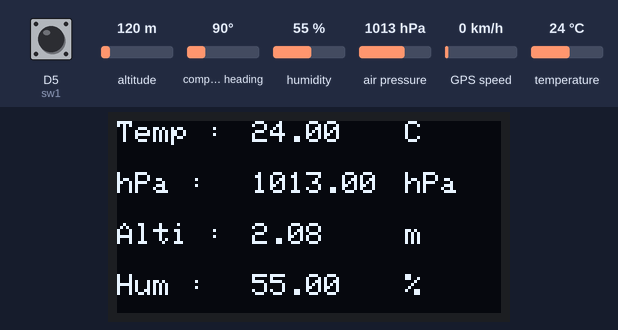
Simulated run of this sketch. Board: ESP8266 (NodeMCU). Shown: 128×64 one-colour display. The test bench sets the inputs (shaded band); at power-on: humidity 55 %, air pressure 1013 hPa, temperature 24 °C, D5 (sw1) HIGH, altitude 120 m, compass heading 90°, GPS speed 0 km/h. WiFi joins after 1.5 s; servers stay silent unless stated; the GPS gets a fix after 3 s at 37.7749, -122.4194 with 8 satellites; what the sketch prints to the serial monitor is not drawn.

Above: at 3.0 s.
3.1 s: humidity set to 22 %
At 4.6 s:
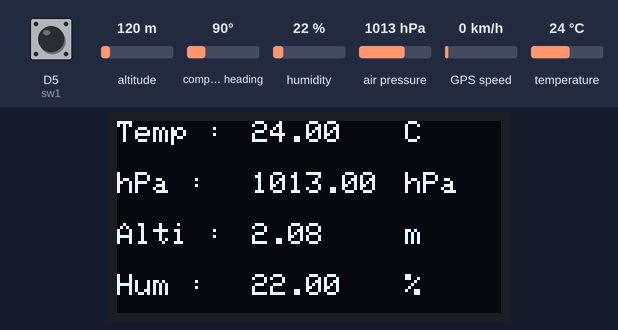
4.9 s: air pressure set to 952 hPa
At 5.9 s:
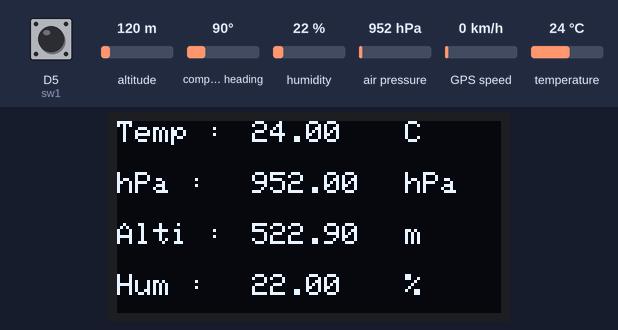
6.6 s: temperature set to 12 °C
At 7.0 s:
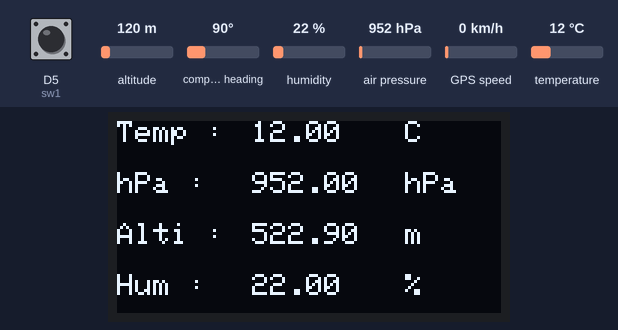
10.9 s: humidity set to 40 %
At 12.6 s:
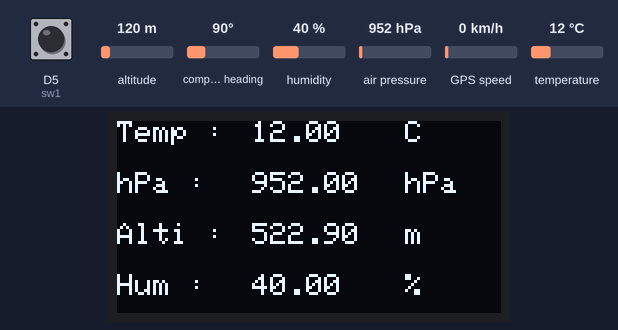
13.4 s: air pressure set to 975 hPa
At 15.7 s:
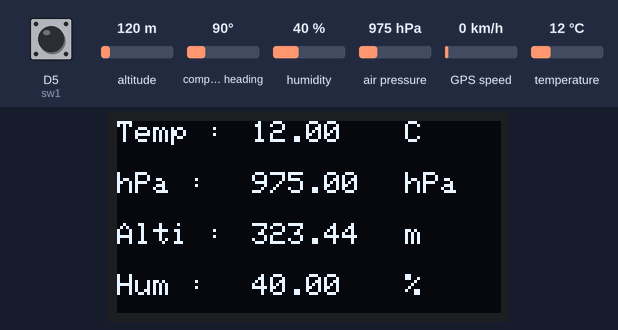
Timing chart, 0 to 16.0 s (numbered marks = the images above; inputs shaded):
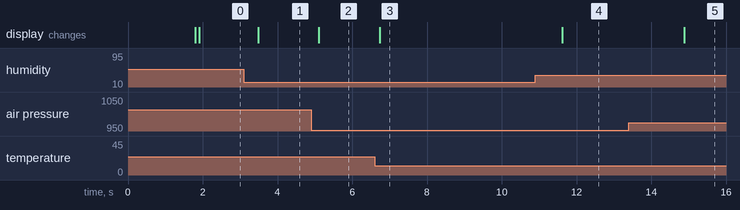

Measured:
- after the input at 3.1 s, the display: changes after 0.38 s (image 1)
- after the input at 4.9 s, the display: changes after 0.21 s (image 2)
- after the input at 6.6 s, the display: changes after 0.14 s (image 3)
- after the input at 10.9 s, the display: changes after 0.72 s (image 4)
- after the input at 13.4 s, the display: changes after 1.5 s (image 5)

The sketch:

project_embe.ino
```cpp
#include "TinyGPS++.h"
#include <ESP8266WiFi.h>
#include <BlynkSimpleEsp8266.h>
#include <Wire.h>
#include <SPI.h>
#include <Adafruit_Sensor.h>
#include <Adafruit_BME280.h>
#include <Adafruit_GFX.h>
#include <Adafruit_SSD1306.h>
#define oled_reset -1
Adafruit_SSD1306 oled(oled_reset);
#define BME_SCK 13
#define BME_MISO 12
#define BME_MOSI 11
#define BME_CS 10
#define SEALEVELPRESSURE_HPA (1013.25)

Adafruit_BME280 bme;

unsigned long delayTime;
char auth[] = "rvUJzam_7xffwNm82MAGNvPmTOSQAYCU";
char ssid[] = "Korpai_2.4G";
char pass[] = "Timerong2541";
BlynkTimer timer;
TinyGPSPlus gps;//This is the GPS object that will pretty much do all the grunt work with the NMEA data

void Line_Notify(String message) ;

//line
String message = "https%3A%2F%2Fwww.google.com%2Fmaps%2Fplace%2F";
//end

String lat_ ;
String lon_ ;
int speed_ = 0 ;
int Index1 = 0;
int temp;
int pres;
int alti;
int hum;


#define LINE_TOKEN "uLc15VK8sJJEG5vhTOysnjE7oThlMRrGAxOMvJMkKCa"
const int sw1 = D5;
int st_sw1 = 0;


void setup()
{
Serial.begin(9600);//This opens up communications to the Serial monitor in the Arduino IDE
Serial.println("GPS Start");//Just show to the monitor that the sketch has started
Blynk.begin(auth, ssid, pass);
message += lat_ + "%2C%2B" + lon_ + "%2F%40" + lat_ + "%40"+ lon_ + "%2C18z  " ;
pinMode(sw1, INPUT);
oled.begin(SSD1306_SWITCHCAPVCC,0x3c);
unsigned status;
status = bme.begin(0x76);
if (!status) {
Serial.println("Could not find a valid BME280 sensor, check wiring, address, sensor ID!");
while (1);
}
delayTime = 1000;
timer.setInterval(1000L, sendGPS);
}

void sendGPS()
{
  Blynk.virtualWrite(V1, Index1, lat_, lon_, "value");
  Blynk.virtualWrite(V2, speed_);
  Blynk.virtualWrite(V3, temp);
  Blynk.virtualWrite(V4, pres);
  Blynk.virtualWrite(V5, alti);
  Blynk.virtualWrite(V6, hum);
}

void loop()
{
  Blynk.run();   /* Initiates Blynk */
  timer.run();    /* run BlynkTimer */
st_sw1 = digitalRead(sw1);
printValues();

Serial.println();
Serial.println("-----------------------------------------------");
Serial.println();
gps_sen();

delay(500);
}


void gps_sen(){
  while(Serial.available())//While there are characters to come from the GPS
{
gps.encode(Serial.read());//This feeds the serial NMEA data into the library one char at a time
}
if(gps.location.isUpdated())//This will pretty much be fired all the time anyway but will at least reduce it to only after a package of NMEA data comes in
{
//Get the latest info from the gps object which it derived from the data sent by the GPS unit
lat_ = String(gps.location.lat(),6);
lon_ = String(gps.location.lng(),6);
speed_ =  gps.speed.mph() ;

Serial.println("Latitude:");
Serial.println(lat_);
Serial.println("Longitude:");
Serial.println(gps.location.lng(), 6);
Serial.println("Speed MPH:");
Serial.println(gps.speed.mph());
Serial.println("");
message = "https%3A%2F%2Fwww.google.com%2Fmaps%2Fplace%2F";
message += lat_ + "%2C%2B" + lon_ + "%2F%40" + lat_ + "%40"+ lon_ + "%2C18z  " ;
if (st_sw1 == 0) {
    //while(digitalRead(SW) == HIGH) delay(10);
    Serial.println("Enter !");
    Line_Notify(message);
    st_sw1 = st_sw1 - 1;
  }

}
}

void printValues() {
temp = bme.readTemperature();
pres = bme.readPressure() / 100.0F;
alti = bme.readAltitude(SEALEVELPRESSURE_HPA);
hum = bme.readHumidity();
Serial.print("Temperature = ");
Serial.print(bme.readTemperature());
Serial.println(" *C");

Serial.print("Pressure = ");

Serial.print(bme.readPressure() / 100.0F);
Serial.println(" hPa");

Serial.print("Approx. Altitude = ");
Serial.print(bme.readAltitude(SEALEVELPRESSURE_HPA));
Serial.println(" m");

Serial.print("Humidity = ");
Serial.print(bme.readHumidity());
Serial.println(" %");

oled.clearDisplay();
  oled.setTextColor(WHITE);
  oled.setCursor(0,0);
  oled.setTextSize(1.8);
  oled.print("Temp : ");
  oled.setCursor(45,0);
  oled.print(bme.readTemperature());
  oled.setCursor(90,0);
  oled.println(" C");

  oled.setCursor(0,17);
  oled.setTextSize(1.8);
  oled.print("hPa : ");
  oled.setCursor(45,17);
  oled.print(bme.readPressure() / 100.0F);
  oled.setCursor(90,17);
  oled.println(" hPa");

  oled.setCursor(0,34);
  oled.setTextSize(1.8);
  oled.print("Alti : ");
  oled.setCursor(45,34);
  oled.print(bme.readAltitude(SEALEVELPRESSURE_HPA));
  oled.setCursor(90,34);
  oled.println(" m");

  oled.setCursor(0,51);
  oled.setTextSize(1.8);
  oled.print("Hum : ");
  oled.setCursor(45,51);
  oled.print(bme.readHumidity());
  oled.setCursor(90,51);
  oled.println(" %");

  oled.display();
delay(1000);
}

void Line_Notify(String message) {

  WiFiClientSecure client;
  if (!client.connect("notify-api.line.me", 443)) {
    Serial.println("connection failed");
    return;
  }
  String req = "";
  req += "POST /api/notify HTTP/1.1\r\n";
  req += "Host: notify-api.line.me\r\n";
  req += "Authorization: Bearer " + String(LINE_TOKEN) + "\r\n";
  req += "Cache-Control: no-cache\r\n";
  req += "User-Agent: ESP8266\r\n";
  req += "Connection: close\r\n";
  req += "Content-Type: application/x-www-form-urlencoded\r\n";
  req += "Content-Length: " + String(String("message=" + message).length()) + "\r\n";
  req += "\r\n";
  req += "message=" + message;
  client.print(req);
  delay(20);
  while(client.connected()) {
    String line = client.readStringUntil('\n');
    if (line == "\r") {
      break;
    }
  }
}
```
